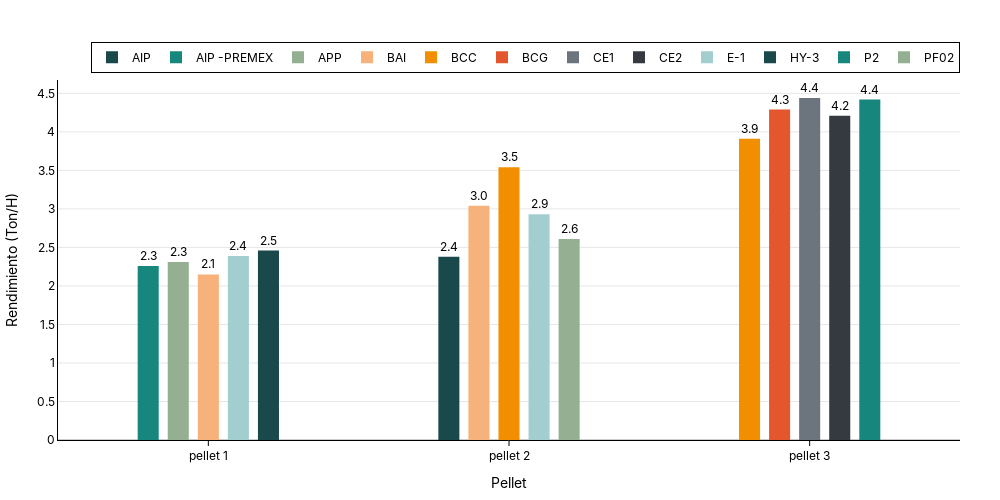

The cell this chart's notebook holds for it:
### Code cell
corporate_colors = [
        "#1A494C", "#17877D", "#94AF92", "#F6B27A", "#F18F01",
        "#E4572E", "#6C757D", "#343A40", "#A3CED0",
    ]
fig = plot_bar(
    df=peores_5_por_pellet.round(2),
    x_col="pellet",
    group_col="feed_type",
    y_col="rendimiento",
    hover_data_cols=["quantity_tm"],
    title="",
    x_title="Pellet",
    order_x=["pellet 1", "pellet 2", "pellet 3"],
    y_title="Rendimiento (Ton/H)",
    bar_colors=corporate_colors,
    compact_mode=True,
    bar_width_scale=0.7,
    cluster_width=0.5,
)
fig.show()
s3.save_plotly_html(fig, "rendimiento_pellet_especie_decil.html")

### Figure 1 — Plotly figure (JSON) as saved in the notebook; plotly's stock layout.template omitted (floating-point values rounded to 4 significant figures)
{"data": [{"customdata": [["pellet 2", "AIP", "37.0"]], "hovertemplate": "<b>pellet:</b> %{customdata[0]}<br><b>rendimiento:</b> %{y:.1f}<br><b>feed_type:</b> %{customdata[1]}<br><b>quantity_tm:</b> %{customdata[2]}<extra></extra>", "marker": {"color": "#1A494C", "line": {"width": 0}}, "name": "AIP", "text": [2.38], "textposition": "outside", "texttemplate": "%{text:.1f}", "type": "bar", "width": [0.07], "x": [0.8], "y": [2.38]}, {"customdata": [["pellet 1", "AIP -PREMEX", "79.0"]], "hovertemplate": "<b>pellet:</b> %{customdata[0]}<br><b>rendimiento:</b> %{y:.1f}<br><b>feed_type:</b> %{customdata[1]}<br><b>quantity_tm:</b> %{customdata[2]}<extra></extra>", "marker": {"color": "#17877D", "line": {"width": 0}}, "name": "AIP -PREMEX", "text": [2.26], "textposition": "outside", "texttemplate": "%{text:.1f}", "type": "bar", "width": [0.07], "x": [-0.2], "y": [2.26]}, {"customdata": [["pellet 1", "APP", "90.0"]], "hovertemplate": "<b>pellet:</b> %{customdata[0]}<br><b>rendimiento:</b> %{y:.1f}<br><b>feed_type:</b> %{customdata[1]}<br><b>quantity_tm:</b> %{customdata[2]}<extra></extra>", "marker": {"color": "#94AF92", "line": {"width": 0}}, "name": "APP", "text": [2.31], "textposition": "outside", "texttemplate": "%{text:.1f}", "type": "bar", "width": [0.07], "x": [-0.1], "y": [2.31]}, {"customdata": [["pellet 1", "BAI", "80.0"], ["pellet 2", "BAI", "44.0"]], "hovertemplate": "<b>pellet:</b> %{customdata[0]}<br><b>rendimiento:</b> %{y:.1f}<br><b>feed_type:</b> %{customdata[1]}<br><b>quantity_tm:</b> %{customdata[2]}<extra></extra>", "marker": {"color": "#F6B27A", "line": {"width": 0}}, "name": "BAI", "text": [2.15, 3.04], "textposition": "outside", "texttemplate": "%{text:.1f}", "type": "bar", "width": [0.07, 0.07], "x": [0, 0.9], "y": [2.15, 3.04]}, {"customdata": [["pellet 2", "BCC", "48.0"], ["pellet 3", "BCC", "156.0"]], "hovertemplate": "<b>pellet:</b> %{customdata[0]}<br><b>rendimiento:</b> %{y:.1f}<br><b>feed_type:</b> %{customdata[1]}<br><b>quantity_tm:</b> %{customdata[2]}<extra></extra>", "marker": {"color": "#F18F01", "line": {"width": 0}}, "name": "BCC", "text": [3.54, 3.91], "textposition": "outside", "texttemplate": "%{text:.1f}", "type": "bar", "width": [0.07, 0.07], "x": [1, 1.8], "y": [3.54, 3.91]}, {"customdata": [["pellet 3", "BCG", "35.0"]], "hovertemplate": "<b>pellet:</b> %{customdata[0]}<br><b>rendimiento:</b> %{y:.1f}<br><b>feed_type:</b> %{customdata[1]}<br><b>quantity_tm:</b> %{customdata[2]}<extra></extra>", "marker": {"color": "#E4572E", "line": {"width": 0}}, "name": "BCG", "text": [4.29], "textposition": "outside", "texttemplate": "%{text:.1f}", "type": "bar", "width": [0.07], "x": [1.9], "y": [4.29]}, {"customdata": [["pellet 3", "CE1", "56.0"]], "hovertemplate": "<b>pellet:</b> %{customdata[0]}<br><b>rendimiento:</b> %{y:.1f}<br><b>feed_type:</b> %{customdata[1]}<br><b>quantity_tm:</b> %{customdata[2]}<extra></extra>", "marker": {"color": "#6C757D", "line": {"width": 0}}, "name": "CE1", "text": [4.44], "textposition": "outside", "texttemplate": "%{text:.1f}", "type": "bar", "width": [0.07], "x": [2], "y": [4.44]}, {"customdata": [["pellet 3", "CE2", "74.0"]], "hovertemplate": "<b>pellet:</b> %{customdata[0]}<br><b>rendimiento:</b> %{y:.1f}<br><b>feed_type:</b> %{customdata[1]}<br><b>quantity_tm:</b> %{customdata[2]}<extra></extra>", "marker": {"color": "#343A40", "line": {"width": 0}}, "name": "CE2", "text": [4.21], "textposition": "outside", "texttemplate": "%{text:.1f}", "type": "bar", "width": [0.07], "x": [2.1], "y": [4.21]}, {"customdata": [["pellet 1", "E-1", "266.0"], ["pellet 2", "E-1", "88.0"]], "hovertemplate": "<b>pellet:</b> %{customdata[0]}<br><b>rendimiento:</b> %{y:.1f}<br><b>feed_type:</b> %{customdata[1]}<br><b>quantity_tm:</b> %{customdata[2]}<extra></extra>", "marker": {"color": "#A3CED0", "line": {"width": 0}}, "name": "E-1", "text": [2.39, 2.93], "textposition": "outside", "texttemplate": "%{text:.1f}", "type": "bar", "width": [0.07, 0.07], "x": [0.1, 1.1], "y": [2.39, 2.93]}, {"customdata": [["pellet 1", "HY-3", "40.0"]], "hovertemplate": "<b>pellet:</b> %{customdata[0]}<br><b>rendimiento:</b> %{y:.1f}<br><b>feed_type:</b> %{customdata[1]}<br><b>quantity_tm:</b> %{customdata[2]}<extra></extra>", "marker": {"color": "#1A494C", "line": {"width": 0}}, "name": "HY-3", "text": [2.46], "textposition": "outside", "texttemplate": "%{text:.1f}", "type": "bar", "width": [0.07], "x": [0.2], "y": [2.46]}, {"customdata": [["pellet 3", "P2", "111.0"]], "hovertemplate": "<b>pellet:</b> %{customdata[0]}<br><b>rendimiento:</b> %{y:.1f}<br><b>feed_type:</b> %{customdata[1]}<br><b>quantity_tm:</b> %{customdata[2]}<extra></extra>", "marker": {"color": "#17877D", "line": {"width": 0}}, "name": "P2", "text": [4.42], "textposition": "outside", "texttemplate": "%{text:.1f}", "type": "bar", "width": [0.07], "x": [2.2], "y": [4.42]}, {"customdata": [["pellet 2", "PF02", "77.0"]], "hovertemplate": "<b>pellet:</b> %{customdata[0]}<br><b>rendimiento:</b> %{y:.1f}<br><b>feed_type:</b> %{customdata[1]}<br><b>quantity_tm:</b> %{customdata[2]}<extra></extra>", "marker": {"color": "#94AF92", "line": {"width": 0}}, "name": "PF02", "text": [2.61], "textposition": "outside", "texttemplate": "%{text:.1f}", "type": "bar", "width": [0.07], "x": [1.2], "y": [2.61]}], "layout": {"bargap": 0.4, "barmode": "overlay", "font": {"color": "black", "family": "Inter, Arial, sans-serif"}, "height": 500, "hoverlabel": {"bgcolor": "white", "bordercolor": "black", "font": {"color": "black"}}, "legend": {"bgcolor": "rgba(255,255,255,0.8)", "bordercolor": "black", "borderwidth": 1, "font": {"color": "black"}, "orientation": "h", "title": {"text": ""}, "x": 1, "xanchor": "right", "y": 1.02, "yanchor": "bottom"}, "margin": {"b": 40, "l": 40, "r": 40, "t": 80}, "paper_bgcolor": "rgba(0,0,0,0)", "plot_bgcolor": "rgba(0,0,0,0)", "title": {"font": {"color": "black"}, "text": "<b><b>", "x": 0.5, "xanchor": "center", "y": 0.95, "yanchor": "top"}, "width": 1000, "xaxis": {"linecolor": "black", "linewidth": 1, "range": [-0.5, 2.5], "showline": true, "tickcolor": "black", "tickfont": {"color": "black"}, "tickmode": "array", "ticks": "outside", "ticktext": ["pellet 1", "pellet 2", "pellet 3"], "tickvals": [0, 1, 2], "title": {"font": {"color": "black"}, "text": "Pellet"}}, "yaxis": {"gridcolor": "rgba(0,0,0,0.1)", "linecolor": "black", "linewidth": 1, "showgrid": true, "showline": true, "tickfont": {"color": "black"}, "title": {"font": {"color": "black"}, "text": "Rendimiento (Ton/H)"}, "zeroline": true, "zerolinecolor": "rgba(0,0,0,0.2)"}}}
